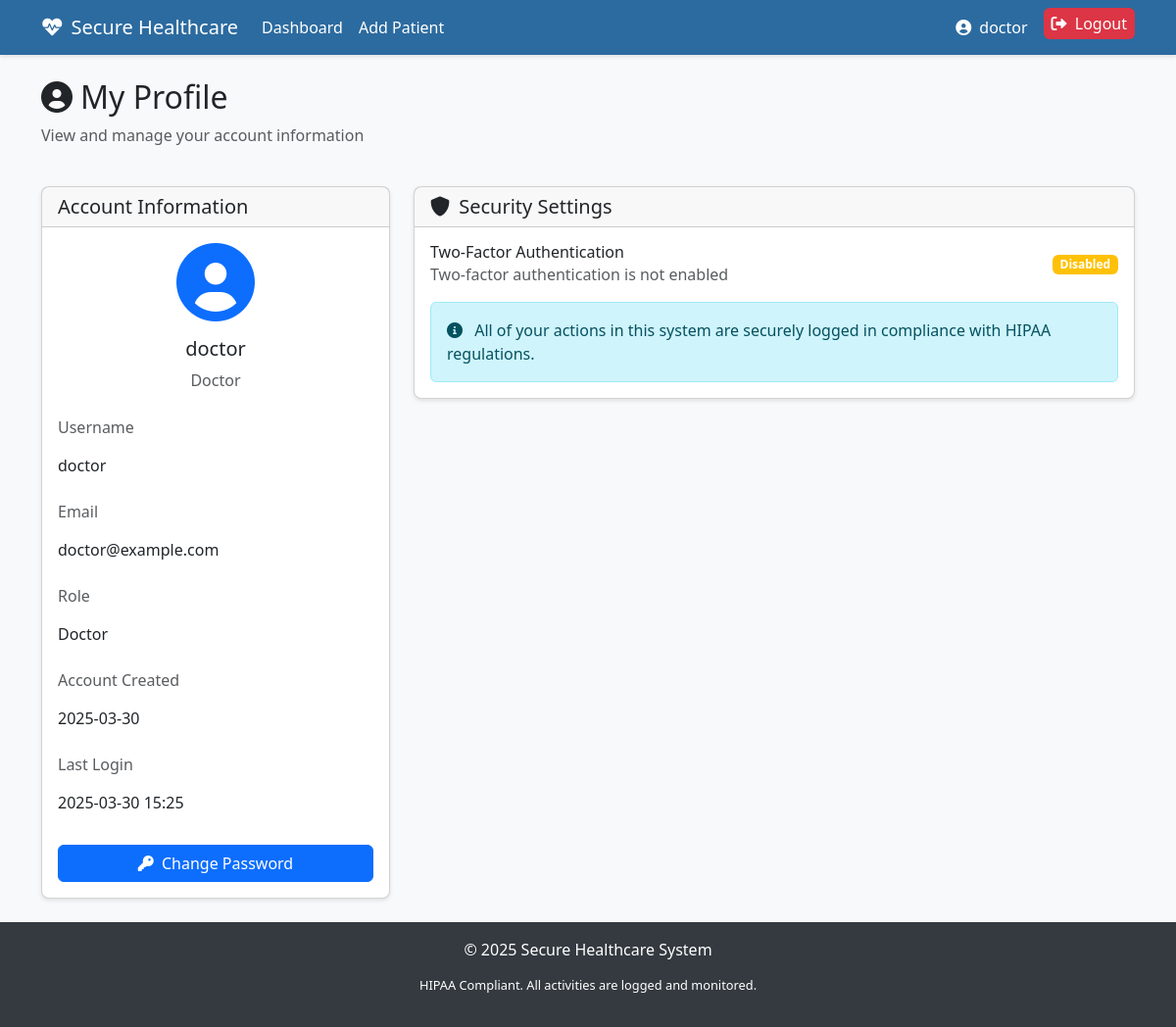
/profile (signed in), run on an earlier commit of the app's database.
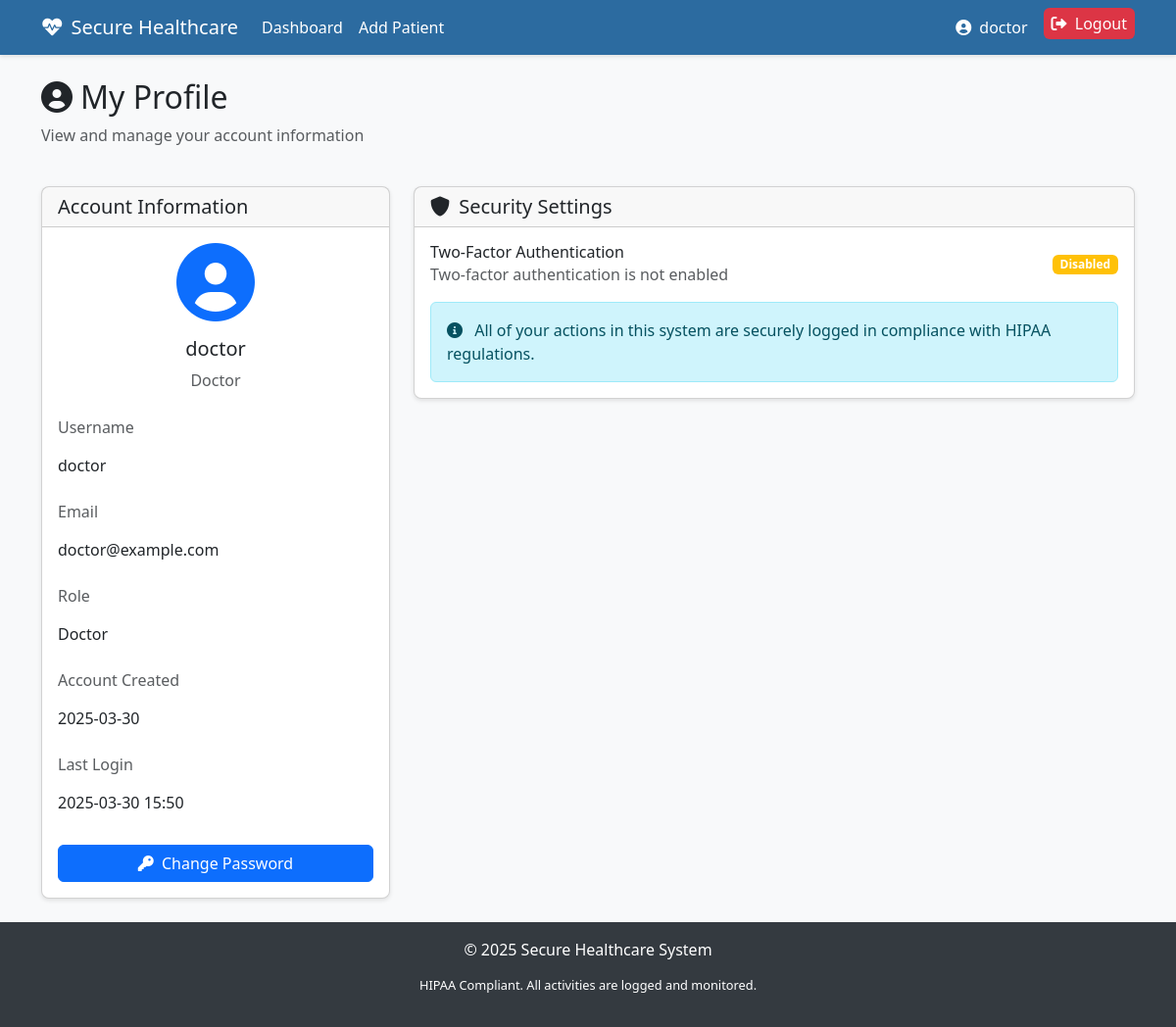
And on a later commit of the database.
### app.py (models this page shows, shortened)
class User(db.Model, UserMixin):
    id = db.Column(db.Integer, primary_key=True)
    username = db.Column(db.String(80), unique=True, nullable=False)
    user_first_name = db.Column(db.String(80), nullable = False)
    user_last_name = db.Column(db.String(80), nullable = False)
    password_hash = db.Column(db.String(128), nullable=False)
    email = db.Column(db.String(120), unique=True, nullable=False)
    role = db.Column(db.String(20), nullable=False, default='patient')  # admin, doctor, patient
    totp_secret = db.Column(db.String(32), nullable=True)  # For 2FA
    is_active = db.Column(db.Boolean, default=True)
    created_at = db.Column(db.DateTime, default=datetime.utcnow)
    last_login = db.Column(db.DateTime, nullable=True)
    patient = db.relationship('Patient', backref='user', uselist=False)

### app.py (the view)
@app.route('/profile')
@login_required
def profile():
    patient = None
    if current_user.role == 'patient':
        patient = Patient.query.filter_by(user_id=current_user.id).first()
    return render_template('profile.html', patient=patient)

### app.py (called while the page is built)
@login_manager.user_loader
def load_user(user_id):
    return User.query.get(int(user_id))

@app.after_request
def add_security_headers(response):
    response.headers['X-Content-Type-Options'] = 'nosniff'
    response.headers['X-Frame-Options'] = 'SAMEORIGIN'
    response.headers['X-XSS-Protection'] = '1; mode=block'
    response.headers['Strict-Transport-Security'] = 'max-age=31536000; includeSubDomains'
    response.headers['Content-Security-Policy'] = "default-src 'self'; script-src 'self' cdn.jsdelivr.net; style-src 'self' cdn.jsdelivr.net; img-src 'self' data:;"
    response.headers['Referrer-Policy'] = 'strict-origin-when-cross-origin'
    return response

### templates/profile.html (shortened to what this page needs)
{% extends 'base.html' %}
{% block content %}
<div class="row mb-4">
    <div class="col">
        <h2><i class="fas fa-user-circle me-2"></i>My Profile</h2>
        <p class="text-muted">View and manage your account information</p>
    </div>
</div>
<div class="row">
    <div class="col-lg-4">
        <div class="card mb-4">
            <div class="card-header">
                <h5 class="mb-0">Account Information</h5>
            </div>
            <div class="card-body">
                <div class="text-center mb-4">
                    <div class="avatar-placeholder mb-3">
                        <i class="fas fa-user-circle fa-5x text-primary"></i>
                    </div>
                    <h5>{{ current_user.username }}</h5>
                    <p class="text-muted">{{ current_user.role.capitalize() }}</p>
                </div>
                <div class="mb-3">
                    <label class="form-label text-muted">Username</label>
                    <p class="form-control-plaintext">{{ current_user.username }}</p>
                </div>
                <div class="mb-3">
                    <label class="form-label text-muted">Email</label>
                    <p class="form-control-plaintext">{{ current_user.email }}</p>
                </div>
                <div class="mb-3">
                    <label class="form-label text-muted">Role</label>
                    <p class="form-control-plaintext">{{ current_user.role.capitalize() }}</p>
                </div>
                <div class="mb-3">
                    <label class="form-label text-muted">Account Created</label>
                    <p class="form-control-plaintext">{{ current_user.created_at.strftime('%Y-%m-%d') }}</p>
                </div>
                <div class="mb-3">
                    <label class="form-label text-muted">Last Login</label>
                    <p class="form-control-plaintext">{{ current_user.last_login.strftime('%Y-%m-%d %H:%M') if current_user.last_login else 'N/A' }}</p>
                </div>
                <div class="d-grid mt-4">
                    <a href="{{ url_for('change_password') }}" class="btn btn-primary">
                        <i class="fas fa-key me-1"></i> Change Password
                    </a>
                </div>
            </div>
        </div>
    </div>
    <div class="col-lg-8">
        <div class="card">
            <div class="card-header">
                <h5 class="mb-0">
                    <i class="fas fa-shield-alt me-1"></i> Security Settings
                </h5>
            </div>
            <div class="card-body">
                <div class="d-flex align-items-center justify-content-between mb-3">
                    <div>
                        <h6 class="mb-0">Two-Factor Authentication</h6>
                        <p class="text-muted mb-0">
                            {% if current_user.totp_secret %}
                            Two-factor authentication is enabled
                            {% else %}
                            Two-factor authentication is not enabled
                            {% endif %}
                        </p>
                    </div>
                    {% if current_user.totp_secret %}
                    <span class="badge bg-success">Enabled</span>
                    {% else %}
                    <span class="badge bg-warning">Disabled</span>
                    {% endif %}
                </div>
                <div class="alert alert-info mt-3 mb-0">
                    <i class="fas fa-info-circle me-2"></i> All of your actions in this system are securely logged in compliance with HIPAA regulations.
                </div>
            </div>
        </div>
    </div>
</div>
{% endblock %}

### templates/base.html (shortened to what this page needs)
<!DOCTYPE html>
<html lang="en">
<head>
    <link href="https://cdn.jsdelivr.net/npm/bootstrap@5.3.0-alpha1/dist/css/bootstrap.min.css" rel="stylesheet">
    <link rel="stylesheet" href="https://cdnjs.cloudflare.com/ajax/libs/font-awesome/6.0.0/css/all.min.css">
</head>
<body>
    <nav class="navbar navbar-expand-lg navbar-dark mb-4">
        <div class="container">
            <a class="navbar-brand" href="{{ url_for('index') }}">
                <i class="fas fa-heartbeat me-2"></i>Secure Healthcare
            </a>
            <div class="collapse navbar-collapse" id="navbarNav">
                <ul class="navbar-nav me-auto">
                    {% if current_user.is_authenticated %}
                        <li class="nav-item">
                            <a class="nav-link" href="{{ url_for('dashboard') }}">Dashboard</a>
                        </li>
                        {% if current_user.role == 'doctor' %}
                            <li class="nav-item">
                                <a class="nav-link" href="{{ url_for('add_patient') }}">Add Patient</a>
                            </li>
                        {% endif %}
                    {% endif %}
                </ul>
                <ul class="navbar-nav">
                    {% if current_user.is_authenticated %}
                        <li class="nav-item">
                            <a class="nav-link" href="{{ url_for('profile') }}">
                                <i class="fas fa-user-circle me-1"></i> {{ current_user.username }}
                            </a>
                        </li>
                        <li class="nav-item">
                            <a class="nav-link btn-logout py-1 px-2 ms-2 rounded" href="{{ url_for('logout') }}">
                                <i class="fas fa-sign-out-alt me-1"></i> Logout
                            </a>
                        </li>
                    {% endif %}
                </ul>
            </div>
        </div>
    </nav>
    <div class="container">
        {% block content %}{% endblock %}
    </div>
    <footer class="footer mt-auto py-3">
        <div class="container text-center">
            <span>© 2025 Secure Healthcare System</span>
            <p class="hipaa-notice">HIPAA Compliant. All activities are logged and monitored.</p>
        </div>
    </footer>
</body>
</html>

What changed in the data, as far as the page shows it:
changed User "doctor": last_login "2025-03-30 15:25" → "2025-03-30 15:50"
